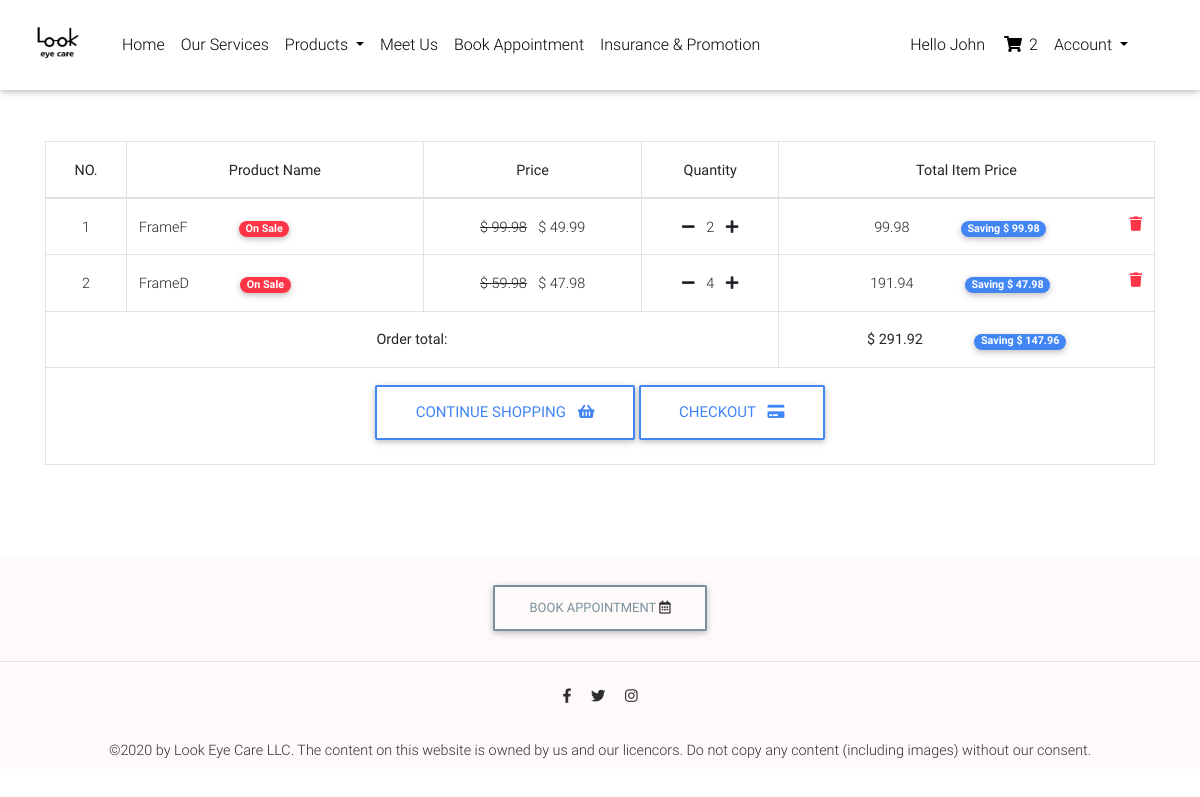
The app's page /cart/ (signed in), older data.
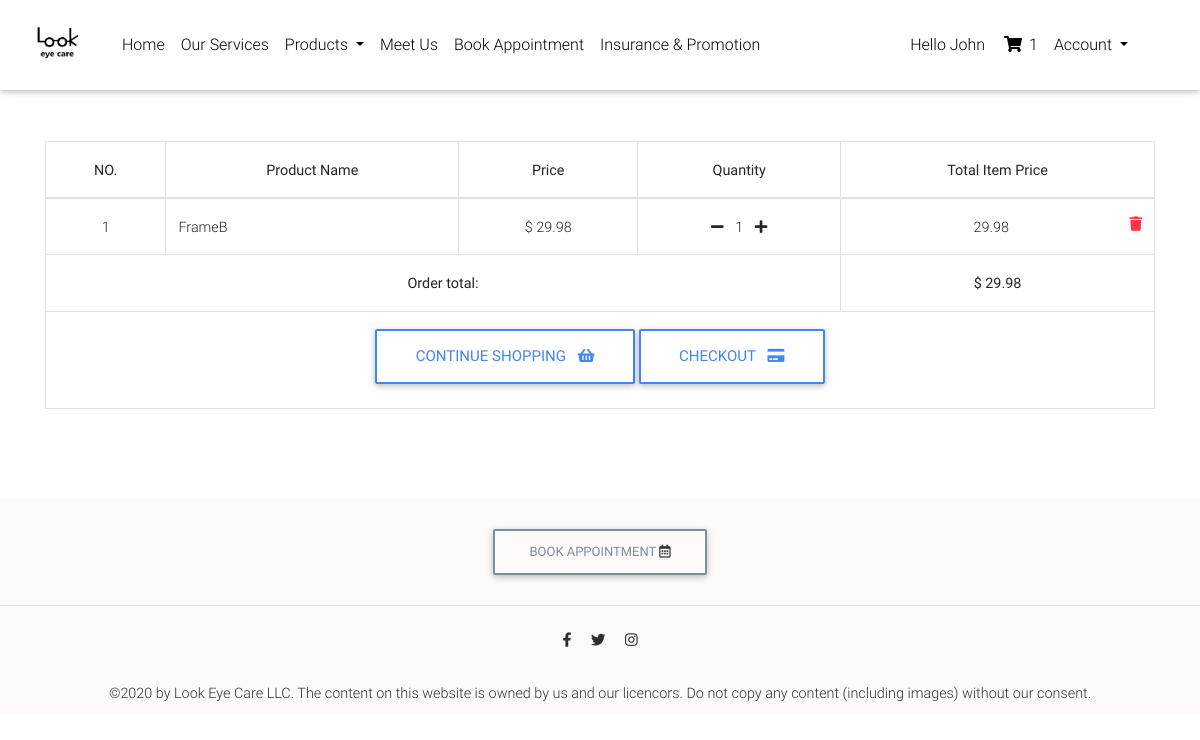
The same page, newer data.
### core/models.py (models this page shows)
class User(AbstractUser):
    def __str__(self):
        return self.username

### shopping/models.py (models this page shows, shortened)
class Cart(models.Model):
    user = models.ForeignKey(settings.AUTH_USER_MODEL, related_name='cart', on_delete=models.CASCADE)
    items = models.ManyToManyField(CartItem)
    shipping_address = models.ForeignKey(
        'Address', related_name='cart_shipping_address', on_delete=models.SET_NULL, blank=True, null=True)
    billing_address = models.ForeignKey(
        'Address', related_name='cart_billing_address', on_delete=models.SET_NULL, blank=True, null=True)
    coupon = models.ForeignKey(
        'Coupon', on_delete=models.SET_NULL, blank=True, null=True)
    def get_total_save_in_cart(self):
        return sum(item.get_amount_saved() for item in self.items.all())
    def get_total(self):
        total = sum(item.get_total_final_price() for item in self.items.all())
        return total

class CartItem(models.Model):
    product = models.ForeignKey(Product, related_name='cart_item', on_delete=models.CASCADE)
    slug = AutoSlugField(populate_from='product', unique_with='product')
    quantity = models.IntegerField(default=1)
    def get_total_product_price(self):
        return self.quantity * self.product.price
    def get_total_final_price(self):
        return self.quantity * self.product.final_price
    def get_amount_saved(self):
        return self.get_total_product_price() - self.get_total_final_price()

### product/models.py (models this page shows, shortened)
class Product(models.Model):
    name = models.CharField(max_length=100)
    category = models.CharField(choices=CATEGORY_CHOICES, max_length=1)
    description = models.TextField(default='', blank=True)
    price = models.FloatField(default=0, blank=True, null=True)
    inventory = models.IntegerField(default=0, blank=True)
    image = models.ImageField(default=0, blank=True, null=True)
    slug = AutoSlugField(populate_from='name', unique=True, editable=False)
    label = models.CharField(choices=LABEL_CHOICES, max_length=1)
    off_percentage = models.FloatField(default=0, blank=True, null=True)
    objects = ProductManager()
    @property
    def final_price(self):
        if self.label == 'S':
            return self.price * (1 - self.off_percentage)
        else:
            return self.price

### shopping/views.py (the view)
# urls.py: path('cart/', CartView.as_view(), name='cart'),
class CartView(LoginRequiredMixin, ListView):
    model = Cart
    context_object_name = 'cart'
    template_name = 'shopping/cart.html'
    def get(self, request, *args, **kwargs):
        cart = get_object_or_404(Cart, user=request.user)
        context = {
            'cart': cart
        }
        return render(request, self.template_name, context)

### shopping/templatetags/cart_template_tags.py (called while the page is built)
@register.filter
def cart_item_count(user):
    if user.is_authenticated:
        qs = Cart.objects.filter(user=user)
        if qs.exists():
            return qs[0].items.count()
    return 0

@register.filter
def cart_total_saving(user):
    if user.is_authenticated:
        qs = Cart.objects.filter(user=user)
        if qs.exists():
            cart = qs[0]
            return cart.get_total_save_in_cart()
    return 0

### templates/shopping/cart.html (shortened to what this page needs)
{% extends "base.html" %}
{% load humanize %}
{% load cart_template_tags %}
{% block content %}
  <table class="table table-hover table-bordered text-center">
    <thead>
    <tr class="text-center">
      <th scope="col">NO.</th>
      <th scope="col">Product Name</th>
      <th scope="col">Price</th>
      <th scope="col">Quantity</th>
      <th scope="col">Total Item Price</th>
    </tr>
    </thead>
    <tbody>
    {% for item in cart.items.all %}
      <tr>
        <td>
          {{ forloop.counter }}
        </td>
        <td class="text-left">
          <a href="{% url 'product:product_detail' item.product.slug %}">{{ item.product.name }}</a>
          {% if item.product.label == 'S' %}
            <span class="badge badge-pill danger-color ml-5">{{ item.product.get_label_display }}</span>
          {% endif %}
        </td>
        <td>
          {% if item.product.label == 'S' %}
            <span class="mr-2"><del>$ {{ item.product.price|intcomma }}</del></span>
            <span>$ {{ item.product.final_price|intcomma|floatformat:-2 }}</span>
          {% else %}
            <span>$ {{ item.product.final_price|intcomma|floatformat:-2 }}</span>
          {% endif %}
        </td>
        <td>
          <a href="#">
            <a href="{% url 'shopping:minus_quantity' item.slug %}">
              <i class="fas fa-minus mr-2"></i>
            </a>
            {{ item.quantity }}
            <a href="{% url 'shopping:add_quantity' item.slug %}">
              <i class="fas fa-plus ml-2"></i>
            </a>
        </td>
        <td>
          {{ item.get_total_final_price|intcomma|floatformat:-2 }}
          {% if item.product.label == 'S' %}
            <span class="badge badge-pill primary-color ml-5">
              Saving $ {{ item.get_amount_saved|intcomma|floatformat:-2 }}
            </span>
          {% endif %}
          <span>
            <a class="text-danger"
               href="{% url 'shopping:remove_from_cart' item.slug %}">
            <i class="fas fa-trash float-lg-right" data-toggle="tooltip" data-placement="top"
               title="Delete this item"></i>
            </a>
          </span>
        </td>
      </tr>
    {% empty %}
      <tr>
        <td colspan="5">
          There is nothing in your cart
        </td>
      </tr>
    {% endfor %}
    </tbody>
    <tfoot>
    {% if cart.get_total %}
      <tr>
        <td colspan="4">
          <strong class="pull-right">Order total: </strong>
        </td>
        <td colspan="1">
          <strong>$ {{ cart.get_total|intcomma|floatformat:-2 }}</strong>
          {% if request.user|cart_total_saving %}
            <span class="badge badge-pill primary-color ml-5">
              Saving $ {{ request.user|cart_total_saving|intcomma|floatformat:-2 }}
            </span>
          {% endif %}
        </td>
      </tr>
    {% endif %}
    <tr>
      <td colspan="5">
        <a href="{% url 'product:product_list' %}" class="btn btn-outline-primary btn-lg mb-2">
          {% if cart.get_total %}
            Continue Shopping
            <i class="fas fa-shopping-basket ml-2"></i>
          {% else %}
            Add items to your cart
          {% endif %}
        </a>
        {% if cart.get_total %}
          <a class="btn btn btn-outline-primary btn-lg mb-2" href="{% url 'shopping:checkout' %}">
            Checkout
            <i class="fas fa-credit-card ml-2"></i>
          </a>
        {% endif %}
      </td>
    </tr>
    </tfoot>
  </table>
{% endblock content %}

### templates/base.html (shortened to what this page needs)
{% load static %}
<!DOCTYPE html>
<html lang="en">
<head>
  <link rel="stylesheet" href="https://use.fontawesome.com/releases/v5.11.2/css/all.css">
  <link href="{% static 'css/bootstrap.min.css' %}" rel="stylesheet">
  <link href="{% static 'css/mdb.min.css' %}" rel="stylesheet">
  <link href="{% static 'css/style.min.css' %}" rel="stylesheet">
</head>
<body>
<div>
  {% include "navbar.html" %}
</div>
<div style="padding-top:10px">
</div>
<div class="container" style="padding-top:50px; padding-bottom:50px">
  {% block content %}
  {% endblock content %}
</div>
<div>
  {% include "footer.html" %}
</div>
</body>
</html>

### templates/navbar.html (shortened to what this page needs)
{% load static %}
{% load cart_template_tags %}
<nav class="navbar fixed-top navbar-expand-lg navbar-light white scrolling-navbar">
  <div class="collapse navbar-collapse" id="navbarSupportedContent">
    <a class="nav-link" href="{% url 'website:home' %}">
      <img class="navbar-brand" src="{% static 'img/logo.jpg' %}" height="50px" width="50px">
    </a>
    <ul class="navbar-nav mr-auto">
      <li class="nav-item">
        <a class="nav-link" href="{% url 'website:home' %}">Home<span class="sr-only">(current)</span></a>
      </li>
      <li class="nav-item">
        <a class="nav-link" href="{% url 'website:our_services' %}">Our Services</a>
      </li>
      <li class="nav-item dropdown">
        <a class="nav-link dropdown-toggle" href="#" id="navbarDropdown" role="button" data-toggle="dropdown"
           aria-haspopup="true" aria-expanded="false">
          Products
        </a>
      </li>
      <li class="nav-item">
        <a class="nav-link" href="{% url 'website:meet_us' %}">Meet Us</a>
      </li>
      <li class="nav-item">
        <a class="nav-link" href="#" target="_blank">Book Appointment</a>
      </li>
      <li class="nav-item">
        <a class="nav-link" href="{% url 'website:insurance_promotion' %}">Insurance & Promotion</a>
      </li>
    </ul>
    <ul class="navbar-nav nav-flex-icons mr-5">
      {% if request.user.is_authenticated %}
        <li class="nav-item">
          {% if request.user.get_short_name != '' %}
            <a class="nav-link" style="color: black">Hello {{ request.user.get_short_name }}</a>
          {% else %}
            <a class="nav-link" style="color: black">Hello {{ request.user.username }}</a>
          {% endif %}
        </li>
        <li class="nav-item">
          <a class="nav-link" href="{% url 'shopping:cart' %}">
            <i class="fas fa-shopping-cart"></i>
            {{ request.user|cart_item_count }}
          </a>
        </li>
        <li class="nav-item dropdown">
          <a class="nav-link dropdown-toggle" href="#" id="navbarDropdown" role="button" data-toggle="dropdown"
             aria-haspopup="true" aria-expanded="false">
            Account
          </a>
        </li>
      {% endif %}
    </ul>
  </div>
</nav>

### templates/footer.html
<footer class="page-footer text-center font-small mt-4 wow "
        style="background-color: snow; color: #2e2e2e">
  <div class="pt-4" style="background-color: snow; color: #2e2e2e">
    <a class="btn btn-outline-blue-grey" href="#" target="_blank" role="button">
      Book Appointment
      <i class="far fa-calendar-alt" style="color: #2e2e2e"></i>
    </a>
  </div>
  <hr class="my-4">
  <div class="pb-4">
    <a href="https://www.facebook.com/mylookeyecare" target="_blank">
      <i class="fab fa-facebook-f mr-3" style="color: #2e2e2e"></i>
    </a>
    <a href="https://twitter.com/MyLookEyeCare?lang=en" target="_blank">
      <i class="fab fa-twitter mr-3" style="color: #2e2e2e"></i>
    </a>
    <a href="https://www.instagram.com/mylookeyecare/" target="_blank">
      <i class="fab fa-instagram" style="color: #2e2e2e"></i>
    </a>
  </div>
  <div class="footer-copyright py-2" style="background-color: snow; color: #2e2e2e">
    ©2020 by Look Eye Care LLC. The content on this website is owned by us and our licencors.
    Do not copy any content (including images) without our consent.
  </div>
</footer>

Row changes from the older to the newer data that the page shows:
removed CartItem: product.name "FrameF", product.label "On Sale", product.price "99.98", product.final_price "49.99", quantity "2", get_total_final_price "99.98", get_amount_saved "99.98"
removed CartItem: product.name "FrameD", product.label "On Sale", product.price "59.98", product.final_price "47.98", quantity "4", get_total_final_price "191.94", get_amount_saved "47.98"
changed User "John": user|cart_item_count "2" → "1"; user|cart_total_saving "147.96" → (not shown)
added CartItem: product.name "FrameB", product.final_price "29.98", quantity "1", get_total_final_price "29.98"
changed Cart: get_total "291.92" → "29.98"
Text that changed along with them:
text no longer shown: "Saving $"
